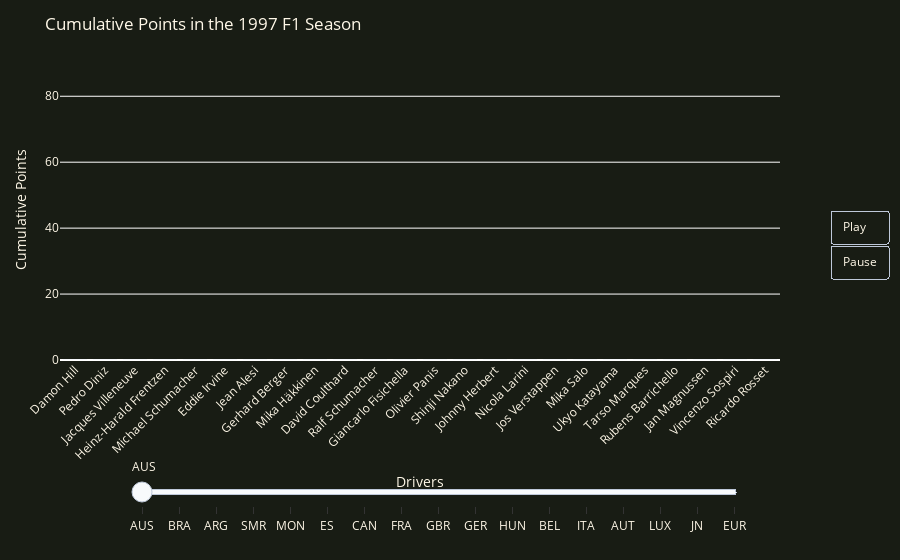

Notebook code for this chart:
### Code cell
import plotly.graph_objects as go
import pandas as pd

# Assuming cumulative_points_cleaned is your dataframe
# Set race names as columns to use as frames for animation (e.g., AUS, BRA, etc.)
races = cumulative_points_cleaned.columns.tolist()

# Define driver order based on the constructors' numbers from the previous year
drivers_constructor_order = [
    "Damon Hill", "Pedro Diniz", "Jacques Villeneuve", "Heinz-Harald Frentzen",
    "Michael Schumacher", "Eddie Irvine", "Jean Alesi", "Gerhard Berger",
    "Mika Häkkinen", "David Coulthard", "Ralf Schumacher", "Giancarlo Fisichella",
    "Olivier Panis", "Shinji Nakano", "Johnny Herbert", "Nicola Larini",
    "Jos Verstappen", "Mika Salo", "Ukyo Katayama", "Tarso Marques",
    "Rubens Barrichello", "Jan Magnussen", "Vincenzo Sospiri", "Ricardo Rosset"
]

# Ensure cumulative_points_cleaned is reordered based on constructors' numbers
cumulative_points_cleaned = cumulative_points_cleaned.reindex(drivers_constructor_order)

# Create a figure for the animated bar chart
fig = go.Figure()

# Create a starting frame where all drivers have 0 points
initial_zeros = pd.Series(0, index=cumulative_points_cleaned.index)
frames = [go.Frame(data=[go.Bar(x=drivers_constructor_order, y=initial_zeros.values, marker=dict(color='#00CC96'))],
                   name='Start')]

# Create animation frames for each race, with drivers sorted by cumulative points for each race
for race in races:
    if race == 'EUR':
        # Create the first EUR frame with Schumacher's points but no DSQ text (500ms delay)
        sorted_data = cumulative_points_cleaned[race].sort_values(ascending=False)
        sorted_data = pd.concat([sorted_data.drop('Michael Schumacher'), pd.Series(78, index=['Michael Schumacher'])])
        frames.append(go.Frame(data=[go.Bar(x=sorted_data.index, 
                                            y=sorted_data.values, 
                                            marker=dict(color=['#00CC96' if driver != 'Michael Schumacher' else 'red' for driver in sorted_data.index]),
                                            text=['' for driver in sorted_data.index],  # No text initially
                                            textposition='inside', 
                                            insidetextanchor='middle')],  # No DSQ text in the first EUR frame
                               name=f"{race}_no_dsq"))

        # Create the second EUR frame after a delay with the DSQ text (after 500ms)
        frames.append(go.Frame(data=[go.Bar(x=sorted_data.index, 
                                            y=sorted_data.values, 
                                            marker=dict(color=['#00CC96' if driver != 'Michael Schumacher' else 'red' for driver in sorted_data.index]),
                                            text=['' if driver != 'Michael Schumacher' else 'DSQ' for driver in sorted_data.index],
                                            textposition='inside', 
                                            insidetextanchor='middle')],  # DSQ text appears after delay
                               name=f"{race}_with_dsq"))
    else:
        # Regular sorting for other races
        sorted_data = cumulative_points_cleaned[race].sort_values(ascending=False)
        frames.append(go.Frame(data=[go.Bar(x=sorted_data.index, y=sorted_data.values, marker=dict(color='#00CC96'))],
                               name=race))

# Create the initial frame using the starting frame where everyone has 0 points
initial_frame = go.Bar(x=frames[0].data[0].x, y=frames[0].data[0].y, marker=dict(color='#00CC96'))
fig.add_trace(initial_frame)

# Update the layout for the animation
fig.update_layout(
    title="Cumulative Points in the 1997 F1 Season",
    xaxis_title="Drivers",
    yaxis_title="Cumulative Points",
    yaxis=dict(range=[0, cumulative_points_cleaned.max().max() + 10]),
    plot_bgcolor='#181C14',  # Background color
    paper_bgcolor='#181C14',
    font=dict(color='#FFF8E8'),
    margin=dict(l=60, r=60, t=60, b=200),  # Adjust margins for better spacing
    xaxis_tickangle=-45  # Rotate driver names for better readability
)

# Add frames to the figure
fig.frames = frames

# Add play and pause buttons - now moved to the right of the plot
fig.update_layout(updatemenus=[dict(type="buttons", showactive=False,
                                    x=1.15,  # Move buttons to the right
                                    y=0.5,   # Vertically centered
                                    buttons=[dict(label="Play",
                                                  method="animate",
                                                  args=[None, {"frame": {"duration": 1000, "redraw": True},
                                                               "transition": {"duration": 500},
                                                               "fromcurrent": True}]),
                                             dict(label="Pause",
                                                  method="animate",
                                                  args=[[None], {"frame": {"duration": 0, "redraw": True},
                                                                 "mode": "immediate"}])])])

# Update slider settings to fit below the chart properly
fig.update_layout(sliders=[dict(steps=[dict(method="animate", args=[[race], {"frame": {"duration": 1000, "redraw": True}, 
                                                                      "transition": {"duration": 500},
                                                                      "mode": "immediate"}], label=race) for race in races],
                               active=0,
                               x=0.1,  # Align slider horizontally better
                               len=0.85,  # Adjust length to match the chart
                               y=-0.25)])  # Position slider below the chart to avoid overlap




# Show the animated plot
fig.show()

### Figure 1 — Plotly figure (JSON) as saved in the notebook; plotly's stock layout.template omitted (floating-point values rounded to 4 significant figures)
{"data": [{"marker": {"color": "#00CC96"}, "type": "bar", "x": ["Damon Hill", "Pedro Diniz", "Jacques Villeneuve", "Heinz-Harald Frentzen", "Michael Schumacher", "Eddie Irvine", "Jean Alesi", "Gerhard Berger", "Mika Häkkinen", "David Coulthard", "Ralf Schumacher", "Giancarlo Fisichella", "Olivier Panis", "Shinji Nakano", "Johnny Herbert", "Nicola Larini", "Jos Verstappen", "Mika Salo", "Ukyo Katayama", "Tarso Marques", "Rubens Barrichello", "Jan Magnussen", "Vincenzo Sospiri", "Ricardo Rosset"], "y": [0, 0, 0, 0, 0, 0, 0, 0, 0, 0, 0, 0, 0, 0, 0, 0, 0, 0, 0, 0, 0, 0, 0, 0]}], "layout": {"font": {"color": "#FFF8E8"}, "margin": {"b": 200, "l": 60, "r": 60, "t": 60}, "paper_bgcolor": "#181C14", "plot_bgcolor": "#181C14", "sliders": [{"active": 0, "len": 0.85, "steps": [{"args": [["AUS"], {"frame": {"duration": 1000, "redraw": true}, "mode": "immediate", "transition": {"duration": 500}}], "label": "AUS", "method": "animate"}, {"args": [["BRA"], {"frame": {"duration": 1000, "redraw": true}, "mode": "immediate", "transition": {"duration": 500}}], "label": "BRA", "method": "animate"}, {"args": [["ARG"], {"frame": {"duration": 1000, "redraw": true}, "mode": "immediate", "transition": {"duration": 500}}], "label": "ARG", "method": "animate"}, {"args": [["SMR"], {"frame": {"duration": 1000, "redraw": true}, "mode": "immediate", "transition": {"duration": 500}}], "label": "SMR", "method": "animate"}, {"args": [["MON"], {"frame": {"duration": 1000, "redraw": true}, "mode": "immediate", "transition": {"duration": 500}}], "label": "MON", "method": "animate"}, {"args": [["ES"], {"frame": {"duration": 1000, "redraw": true}, "mode": "immediate", "transition": {"duration": 500}}], "label": "ES", "method": "animate"}, {"args": [["CAN"], {"frame": {"duration": 1000, "redraw": true}, "mode": "immediate", "transition": {"duration": 500}}], "label": "CAN", "method": "animate"}, {"args": [["FRA"], {"frame": {"duration": 1000, "redraw": true}, "mode": "immediate", "transition": {"duration": 500}}], "label": "FRA", "method": "animate"}, {"args": [["GBR"], {"frame": {"duration": 1000, "redraw": true}, "mode": "immediate", "transition": {"duration": 500}}], "label": "GBR", "method": "animate"}, {"args": [["GER"], {"frame": {"duration": 1000, "redraw": true}, "mode": "immediate", "transition": {"duration": 500}}], "label": "GER", "method": "animate"}, {"args": [["HUN"], {"frame": {"duration": 1000, "redraw": true}, "mode": "immediate", "transition": {"duration": 500}}], "label": "HUN", "method": "animate"}, {"args": [["BEL"], {"frame": {"duration": 1000, "redraw": true}, "mode": "immediate", "transition": {"duration": 500}}], "label": "BEL", "method": "animate"}, {"args": [["ITA"], {"frame": {"duration": 1000, "redraw": true}, "mode": "immediate", "transition": {"duration": 500}}], "label": "ITA", "method": "animate"}, {"args": [["AUT"], {"frame": {"duration": 1000, "redraw": true}, "mode": "immediate", "transition": {"duration": 500}}], "label": "AUT", "method": "animate"}, {"args": [["LUX"], {"frame": {"duration": 1000, "redraw": true}, "mode": "immediate", "transition": {"duration": 500}}], "label": "LUX", "method": "animate"}, {"args": [["JN"], {"frame": {"duration": 1000, "redraw": true}, "mode": "immediate", "transition": {"duration": 500}}], "label": "JN", "method": "animate"}, {"args": [["EUR"], {"frame": {"duration": 1000, "redraw": true}, "mode": "immediate", "transition": {"duration": 500}}], "label": "EUR", "method": "animate"}], "x": 0.1, "y": -0.25}], "title": {"text": "Cumulative Points in the 1997 F1 Season"}, "updatemenus": [{"buttons": [{"args": [null, {"frame": {"duration": 1000, "redraw": true}, "fromcurrent": true, "transition": {"duration": 500}}], "label": "Play", "method": "animate"}, {"args": [[null], {"frame": {"duration": 0, "redraw": true}, "mode": "immediate"}], "label": "Pause", "method": "animate"}], "showactive": false, "type": "buttons", "x": 1.15, "y": 0.5}], "xaxis": {"tickangle": -45, "title": {"text": "Drivers"}}, "yaxis": {"range": [0, 91], "title": {"text": "Cumulative Points"}}}}
